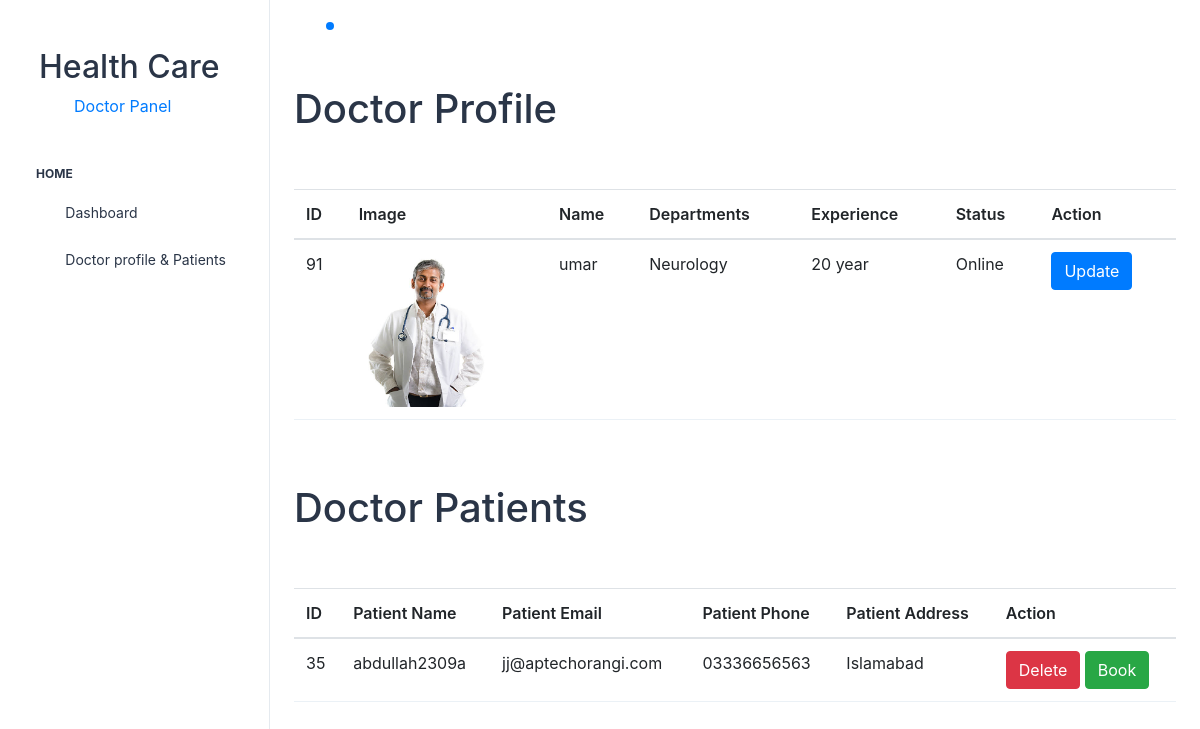
The page /Doctor_Panel/src/html/Doctorsadd.php?id=91 (signed in) on the database its author committed.
### tables this page shows
CREATE TABLE `add_doctor` (
  `id` int(11) NOT NULL,
  `imag` varchar(60) NOT NULL,
  `name` varchar(60) NOT NULL,
  `live` varchar(60) NOT NULL,
  `departments` varchar(50) DEFAULT NULL,
  `experience` varchar(50) DEFAULT NULL,
  `satisfaction` varchar(50) DEFAULT NULL,
  `email` varchar(60) DEFAULT NULL,
  `phone` int(11) DEFAULT NULL,
  `password` varchar(60) NOT NULL
);

CREATE TABLE `video_consultation` (
  `id` int(11) NOT NULL,
  `name` varchar(50) NOT NULL,
  `email` varchar(50) NOT NULL,
  `phone` varchar(50) NOT NULL,
  `address` varchar(50) NOT NULL,
  `doctorname` varchar(50) DEFAULT NULL
);

### Doctor_Panel/src/html/Doctorsadd.php (the view, shortened to what this page needs)
<?php
include('connection.php');
$doctor_id = $_GET['id'];
$doctor_query = "SELECT * FROM add_doctor WHERE id = '$doctor_id'";
$doctor_data = mysqli_query($connection, $doctor_query);
$doctor = mysqli_fetch_assoc($doctor_data);
$patient_query = "
    SELECT vc.id,
           vc.name AS patient_name,
           vc.email AS patient_email,
           vc.phone AS patient_phone,
           vc.address AS patient_address
    FROM video_consultation vc
    INNER JOIN add_doctor ad ON vc.doctorname = ad.name
    WHERE ad.id = '$doctor_id'
";
$patient_data = mysqli_query($connection, $patient_query);
$total_patients = mysqli_num_rows($patient_data);
?>
<!doctype html>
<html lang="en">
<head>
    <link rel="stylesheet" href="../assets/css/styles.min.css" />
    <link rel="stylesheet" href="https://stackpath.bootstrapcdn.com/bootstrap/4.3.1/css/bootstrap.min.css">
</head>
<body>
<div class="page-wrapper" id="main-wrapper" data-layout="vertical" data-navbarbg="skin6" data-sidebartype="full" data-sidebar-position="fixed" data-header-position="fixed">
    <?php include('nav.php')?>
    <div class="body-wrapper">
        <?php include('header.php')?>
        <div class="container-fluid">
            <h1>Doctor Profile</h1><br><br>
            <?php if ($doctor) { ?>
                <table class="table">
                    <thead>
                        <tr>
                            <th>ID</th>
                            <th>Image</th>
                            <th>Name</th>
                            <th>Departments</th>
                            <th>Experience</th>
                            <th>Status</th>
                            <th>Action</th>
                        </tr>
                    </thead>
                    <tbody>
                        <tr>
                            <td><?php echo $doctor['id']; ?></td>
                            <td><img src="images/<?php echo $doctor['imag']; ?>" width="130px"></td>
                            <td><?php echo $doctor['name']; ?></td>
                            <td><?php echo $doctor['departments']; ?></td>
                            <td><?php echo $doctor['experience']; ?></td>
                            <td><?php echo $doctor['live']; ?></td>
                            <td><a href="Doctorsadd-updata.php?id=<?php echo $doctor['id']; ?>" class="btn btn-primary">Update</a></td>
                        </tr>
                    </tbody>
                </table>
            <?php } else {
                echo '<p>No doctor found.</p>';
            } ?>
            <br><br>
            <h1>Doctor Patients </h1><br><br>
            <?php if ($total_patients > 0) { ?>
                <table class="table">
                    <thead>
                        <tr>
                            <th>ID</th>
                            <th>Patient Name</th>
                            <th>Patient Email</th>
                            <th>Patient Phone</th>
                            <th>Patient Address</th>
                            <th>Action</th>
                        </tr>
                    </thead>
                    <tbody>
                        <?php while ($patient = mysqli_fetch_assoc($patient_data)) { ?>
                            <tr>
                                <td><?php echo $patient['id']; ?></td>
                                <td><?php echo $patient['patient_name']; ?></td>
                                <td><?php echo $patient['patient_email']; ?></td>
                                <td><?php echo $patient['patient_phone']; ?></td>
                                <td><?php echo $patient['patient_address']; ?></td>
                                <td>
                                    <a href="delete-Patients.php?id=<?php echo $patient['id']; ?>" class="btn btn-danger">Delete</a>
                                    <button onclick="gg()" class="btn btn-success">Book</button>
                                </td>
                            </tr>
                        <?php } ?>
                    </tbody>
                </table>
            <?php } else {
                echo '<p>No patients found for this doctor.</p>';
            } ?>
        </div>
    </div>
</div>
</body>
</html>

### rows shown on the page
add_doctor: id "91", imag (picture), name "umar", departments "Neurology", experience "20 year", live "Online"
video_consultation: id "35", name "abdullah2309a", email "jj@aptechorangi.com", phone "03336656563", address "Islamabad"
